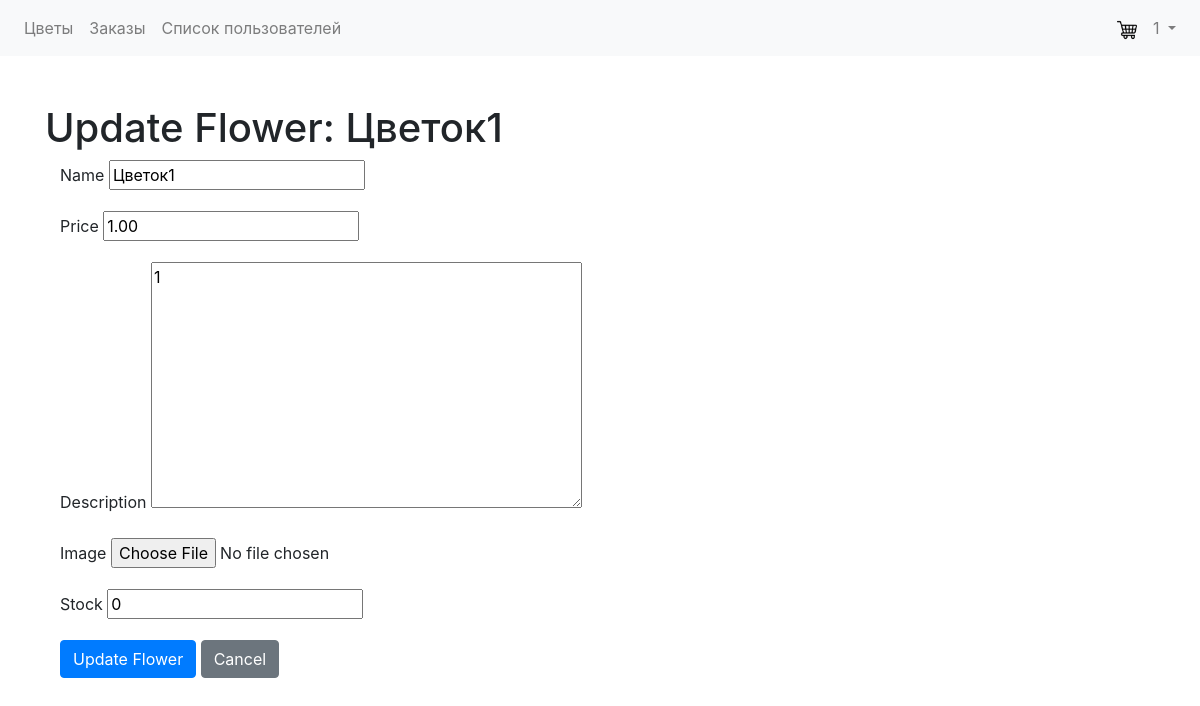
Screenshot of /flowers/1/update/ (signed in) with the database file from the repository.
### account/models.py (models this page shows)
class User(AbstractUser):
    phone = models.CharField(max_length=20, blank=True, null=True)
    address = models.CharField(max_length=255, blank=True, null=True)
    additional_info = models.TextField(blank=True, null=True)
    balance = models.DecimalField(max_digits=10, decimal_places=2, default=0.00)
    groups = models.ManyToManyField(
        'auth.Group',
        related_name='custom_user_group',  # This is crucial!
        blank=True,
    )
    user_permissions = models.ManyToManyField(
        'auth.Permission',
        related_name='custom_user_permission',  # This is crucial!
        blank=True,
    )

### flowers/models.py (models this page shows)
class Flower(models.Model):
    name = models.CharField(max_length=100)
    description = models.TextField()
    price = models.DecimalField(max_digits=6, decimal_places=2, blank=True, null=True)
    image = models.ImageField(upload_to='flowers/', blank=True, null=True)
    stock = models.DecimalField(max_digits=6, decimal_places=0, blank=True, null=True, default=0)# Requires Pillow library

### flowers/views.py (the view)
# urls.py: path('<int:pk>/update/', views.FlowerUpdateView.as_view(), name='flower-update'),
class FlowerUpdateView(MyLoginRequiredMixin,UpdateView):
    model = Flower
    fields = ['name', 'description', 'price', 'image', 'stock']
    template_name = 'flowers/flower_update.html'
    success_url = reverse_lazy('flowers:flower-list')

### Templates/flowers/flower_update.html (shortened to what this page needs)
{% extends 'base.html' %}
{% block content %}
    <h1>Update Flower: {{ flower.name }}</h1>
    <div class="container">
        <form method="post" enctype="multipart/form-data" class="flower-form">
            <div class="mb-3">
                <label for="{{ form.name.id_for_label }}" class="form-label">Name</label>
                {{ form.name }}
            </div>
            <div class="mb-3">
                <label for="{{ form.price.id_for_label }}" class="form-label">Price</label>
                {{ form.price }}
            </div>
             <div class="mb-3">
                <label for="{{ form.description.id_for_label }}" class="form-label">Description</label>
                {{ form.description }}
            </div>
            <div class="mb-3">
                <label for="{{ form.image.id_for_label }}" class="form-label">Image</label>
                {{ form.image }}
            </div>
            <div class="mb-3">
                <label for="{{ form.stock.id_for_label }}" class="form-label">Stock</label>
                {{ form.stock }}
            </div>
            <button type="submit" class="btn btn-primary">Update Flower</button>
            <a href="{% url 'flowers:flower-list' %}" class="btn btn-secondary" role="button">Cancel</a>
        </form>
    </div>
{% endblock %}

### Templates/base.html (shortened to what this page needs)
<!DOCTYPE html>
<html lang="ru">
<head>
    {% load static %}
    <link rel="stylesheet" href="{% static 'css/style.css' %}">
    <link rel="stylesheet" href="https://stackpath.bootstrapcdn.com/bootstrap/4.5.2/css/bootstrap.min.css">
</head>
<body>
    <nav class="navbar navbar-expand-lg navbar-light bg-light">
            <div class="collapse navbar-collapse" id="navbarNav">
                <ul class="navbar-nav mr-auto">
                    <li class="nav-item">
                        <a class="nav-link" href="{% url 'flowers:flower-list' %}">Цветы</a>
                    </li>
                    {% if user.is_authenticated %}
                        <li class="nav-item">
                            <a class="nav-link" href="{% url 'orders:order_list' %}">Заказы</a>
                        </li>
                    {% endif %}
                    {% if user.is_superuser or user.is_staff %}
                        <li class="nav-item">
                            <a class="nav-link" href="{% url 'account:get_users' %}">Список пользователей</a>
                        </li>
                    {% endif %}
                </ul>
                <ul class="navbar-nav ">
                    {% if user.is_authenticated %}
                        <li class="nav-item">
                            <a class="nav-link" href="{% url 'orders:cart' %}">
                                <img src="{% static 'images/shopping-cart.png' %}" alt="Cart" width="20" height="20">
                            </a>
                        </li>
                    {% endif %}
                    <li class="nav-item dropdown">
                        <a class="nav-link dropdown-toggle" href="#" id="navbarDropdown" role="button" data-toggle="dropdown" aria-haspopup="true" aria-expanded="false">
                            {% if user.is_authenticated %}
                                {{ user.username }}
                            {% else %}
                                Вход
                            {% endif %}
                        </a>
                    </li>
                </ul>
            </div>
    </nav>
    <div class="container mt-5">
        {% block content %}
        {% endblock %}
    </div>
</body>
</html>

### rows the page displays
User: username "1"
Flower: name "Цветок1", price "1.00", description "1", stock "0"
